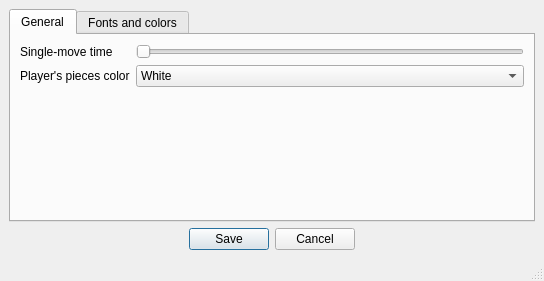
<?xml version="1.0" encoding="UTF-8"?>
<ui version="4.0">
 <class>SettingsWindow</class>
 <widget class="QMainWindow" name="SettingsWindow">
  <property name="geometry">
   <rect>
    <x>0</x>
    <y>0</y>
    <width>544</width>
    <height>281</height>
   </rect>
  </property>
  <property name="windowTitle">
   <string>Settings</string>
  </property>
  <widget class="QWidget" name="centralwidget">
   <layout class="QVBoxLayout" name="verticalLayout">
    <item>
     <widget class="QTabWidget" name="tabWidget">
      <property name="currentIndex">
       <number>0</number>
      </property>
      <widget class="QWidget" name="tab">
       <attribute name="title">
        <string>General</string>
       </attribute>
       <layout class="QGridLayout" name="gridLayout">
        <item row="0" column="0">
         <layout class="QFormLayout" name="formLayout">
          <item row="0" column="0">
           <widget class="QLabel" name="label">
            <property name="text">
             <string>Single-move time</string>
            </property>
           </widget>
          </item>
          <item row="0" column="1">
           <widget class="QSlider" name="horizontalSlider">
            <property name="orientation">
             <enum>Qt::Horizontal</enum>
            </property>
           </widget>
          </item>
          <item row="1" column="0">
           <widget class="QLabel" name="label_2">
            <property name="text">
             <string>Player's pieces color</string>
            </property>
           </widget>
          </item>
          <item row="1" column="1">
           <widget class="QComboBox" name="comboBox">
            <item>
             <property name="text">
              <string>White</string>
             </property>
            </item>
            <item>
             <property name="text">
              <string>Black</string>
             </property>
            </item>
           </widget>
          </item>
         </layout>
        </item>
       </layout>
      </widget>
      <widget class="QWidget" name="tab_2">
       <attribute name="title">
        <string>Fonts and colors</string>
       </attribute>
       <layout class="QGridLayout" name="gridLayout_2">
        <item row="0" column="0">
         <layout class="QFormLayout" name="formLayout_2">
          <item row="0" column="0">
           <widget class="QLabel" name="label_3">
            <property name="text">
             <string>Font type</string>
            </property>
           </widget>
          </item>
          <item row="0" column="1">
           <widget class="QFontComboBox" name="fontComboBox"/>
          </item>
          <item row="1" column="0">
           <widget class="QLabel" name="label_4">
            <property name="text">
             <string>Background color</string>
            </property>
           </widget>
          </item>
         </layout>
        </item>
       </layout>
      </widget>
     </widget>
    </item>
    <item>
     <widget class="QDialogButtonBox" name="buttonBox">
      <property name="orientation">
       <enum>Qt::Horizontal</enum>
      </property>
      <property name="standardButtons">
       <set>QDialogButtonBox::Cancel|QDialogButtonBox::Save</set>
      </property>
      <property name="centerButtons">
       <bool>true</bool>
      </property>
     </widget>
    </item>
   </layout>
  </widget>
  <widget class="QMenuBar" name="menubar">
   <property name="geometry">
    <rect>
     <x>0</x>
     <y>0</y>
     <width>544</width>
     <height>21</height>
    </rect>
   </property>
  </widget>
  <widget class="QStatusBar" name="statusbar"/>
 </widget>
 <resources/>
 <connections>
  <connection>
   <sender>buttonBox</sender>
   <signal>rejected()</signal>
   <receiver>SettingsWindow</receiver>
   <slot>close()</slot>
   <hints>
    <hint type="sourcelabel">
     <x>318</x>
     <y>235</y>
    </hint>
    <hint type="destinationlabel">
     <x>566</x>
     <y>180</y>
    </hint>
   </hints>
  </connection>
  <connection>
   <sender>buttonBox</sender>
   <signal>accepted()</signal>
   <receiver>SettingsWindow</receiver>
   <slot>saveSettings()</slot>
   <hints>
    <hint type="sourcelabel">
     <x>227</x>
     <y>231</y>
    </hint>
    <hint type="destinationlabel">
     <x>544</x>
     <y>174</y>
    </hint>
   </hints>
  </connection>
 </connections>
 <slots>
  <slot>closeWindow()</slot>
  <slot>saveSettings()</slot>
 </slots>
</ui>
